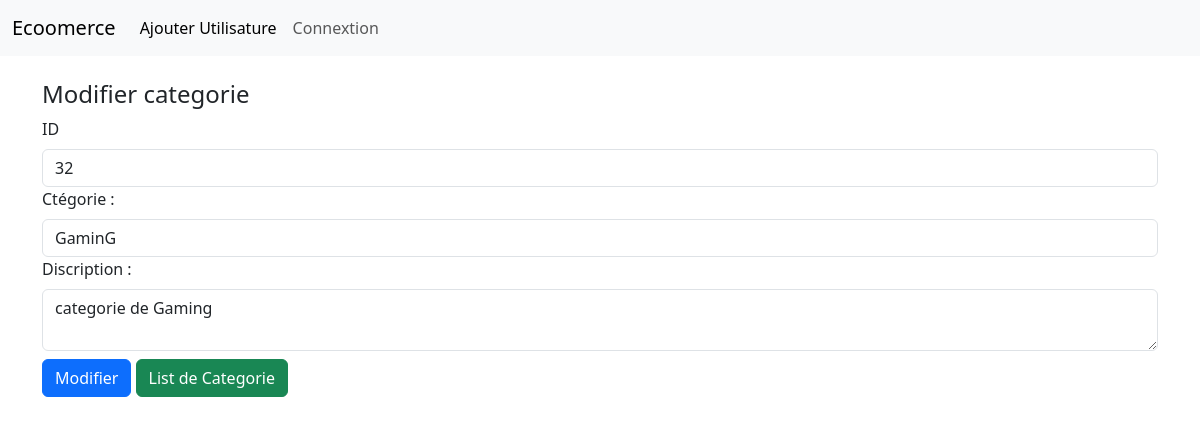
The app's page /modifier_categorie.php?id=32 with its own data.
### tables this page shows
CREATE TABLE `catgorie` (
  `id` int(11) NOT NULL,
  `Libelle` varchar(200) NOT NULL,
  `Discription` varchar(200) NOT NULL,
  `date_creation` datetime NOT NULL DEFAULT current_timestamp()
);

### modifier_categorie.php (the view, shortened to what this page needs)
<!DOCTYPE html>
<html lang="en">
<head>
    <link href="https://cdn.jsdelivr.net/npm/bootstrap@5.3.3/dist/css/bootstrap.min.css" rel="stylesheet">
</head>
<body>
    <?php include_once "include/nav.php";
        require_once 'include/database.php';
    ?>
    <div class="container py-4">
        <?php
            $id = $_GET['id'];
            $sql = $pdo->prepare("SELECT * FROM catgorie where id=?");
            $sql->execute([$id]);
            $categorie = $sql->fetch(PDO::FETCH_ASSOC);
                ?>
            <form action="" method="post">
                <h4>Modifier categorie</h4>
            <label class="form-label">ID </label>
            <input readonly type="text" name="id" class="form-control" value="<?php echo $categorie['id']?>">
            <label class="form-label">Ctégorie :</label>
            <input type="text" name="libelle" class="form-control" value="<?php echo $categorie['Libelle']?>">
            <label class="form-label">Discription :</label>
            <textarea name="discription" class="form-control"><?= $categorie['Discription']?></textarea>
            <input type="submit" value="Modifier" class="btn btn-primary my-2" name="modifier">
            <a href="categorie.php" class="btn btn-success">List de Categorie</a>
        </form>
    </div>
</body>
</html>

### records on screen
catgorie: id "32", libelle "GaminG", discription "categorie de Gaming"
